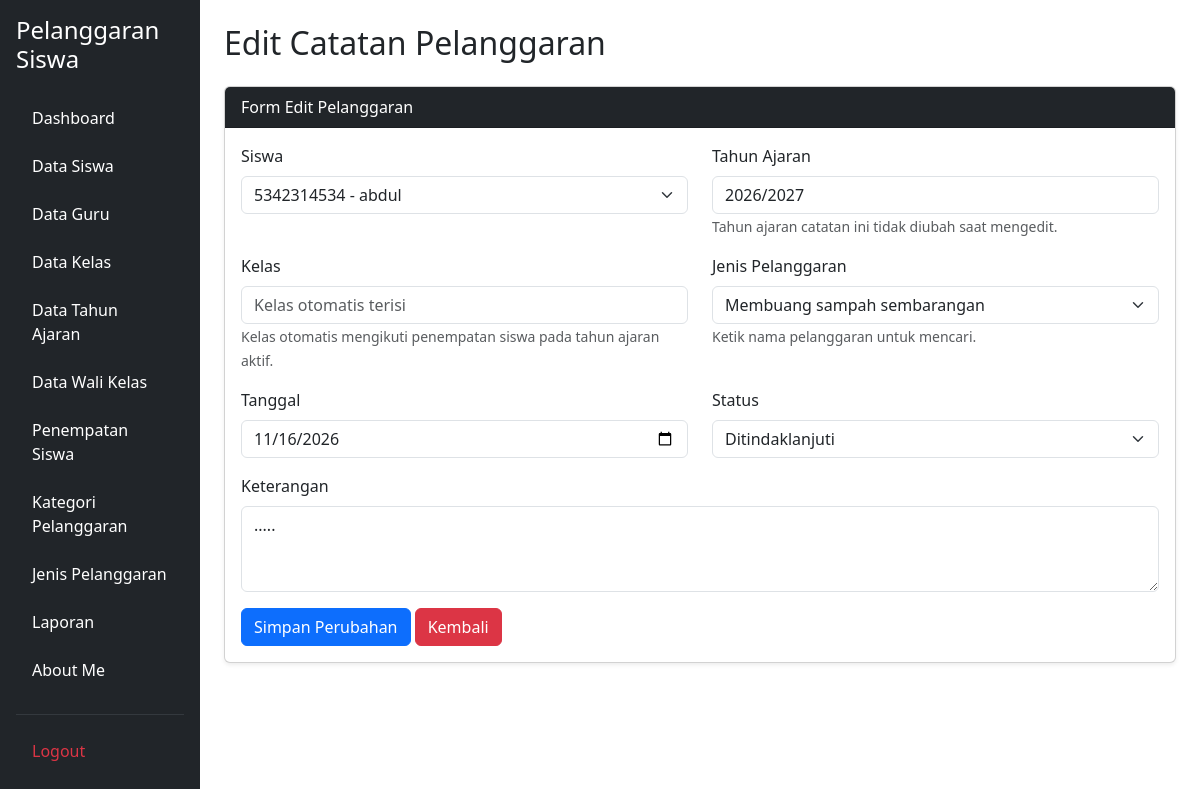
Screenshot of /edit_catat_pelanggaran.php?id=19 (signed in) with the database file from the repository.
### tables this page shows
CREATE TABLE `t_pelanggaran_siswa` (
  `id` int(11) NOT NULL,
  `tahun_ajaran_id` int(11) DEFAULT NULL,
  `siswa_id` int(11) DEFAULT NULL,
  `nama_siswa` varchar(150) NOT NULL,
  `kelas_id` int(11) DEFAULT NULL,
  `nama_kelas` varchar(100) NOT NULL,
  `pelanggaran_id` int(11) DEFAULT NULL,
  `nama_pelanggaran` varchar(150) NOT NULL,
  `pelanggaran_kategori_id` int(11) DEFAULT NULL,
  `guru_id` int(11) DEFAULT NULL,
  `nama_guru` varchar(150) NOT NULL,
  `tanggal` date DEFAULT NULL,
  `keterangan` text NOT NULL,
  `poin` int(11) NOT NULL,
  `tindakan` text NOT NULL,
  `status` varchar(30) NOT NULL,
  `created_at` timestamp NOT NULL DEFAULT current_timestamp(),
  `updated_at` timestamp NOT NULL DEFAULT current_timestamp()
);

CREATE TABLE `t_siswa` (
  `id` int(11) NOT NULL,
  `nis` varchar(10) DEFAULT NULL,
  `nisn` varchar(10) NOT NULL,
  `nama` varchar(150) DEFAULT NULL,
  `jenis_kelamin` char(1) NOT NULL,
  `tanggal_lahir` date NOT NULL,
  `alamat` text NOT NULL,
  `status_aktif` tinyint(1) NOT NULL,
  `created_at` timestamp NOT NULL DEFAULT current_timestamp(),
  `updated_at` timestamp NOT NULL DEFAULT current_timestamp()
);

CREATE TABLE `t_tahun_ajaran` (
  `id` int(11) NOT NULL,
  `nama` varchar(20) DEFAULT NULL,
  `tanggal_mulai` date NOT NULL,
  `tanggal_selesai` date NOT NULL,
  `status_aktif` tinyint(1) NOT NULL,
  `created_at` timestamp NOT NULL DEFAULT current_timestamp(),
  `updated_at` timestamp NOT NULL DEFAULT current_timestamp()
);

CREATE TABLE `t_pelanggaran` (
  `id` int(11) NOT NULL,
  `pelanggaran_kategori_id` int(11) DEFAULT NULL,
  `kode` varchar(30) DEFAULT NULL,
  `nama` varchar(150) DEFAULT NULL,
  `poin` int(11) NOT NULL,
  `deskripsi` text NOT NULL,
  `status_aktif` tinyint(1) NOT NULL,
  `created_at` timestamp NOT NULL DEFAULT current_timestamp(),
  `updated_at` timestamp NOT NULL DEFAULT current_timestamp()
);

### edit_catat_pelanggaran.php (the view, shortened to what this page needs)
<?php
include 'config/koneksi.php';
$id = isset($_GET['id']) ? (int) $_GET['id'] : 0;
$stmt = mysqli_prepare(
    $koneksi,
    "SELECT * FROM t_pelanggaran_siswa WHERE id = ? LIMIT 1"
);
mysqli_stmt_bind_param($stmt, "i", $id);
mysqli_stmt_execute($stmt);
$data = mysqli_fetch_assoc(mysqli_stmt_get_result($stmt));
$query_tahun = mysqli_query(
    $koneksi,
    "SELECT id, nama
     FROM t_tahun_ajaran
     WHERE status_aktif = 1
     ORDER BY tanggal_mulai DESC
     LIMIT 1"
);
$tahun_aktif = $query_tahun
    ? mysqli_fetch_assoc($query_tahun)
    : null;
$tahun_aktif_id = (int) ($tahun_aktif['id'] ?? 0);
$daftar_siswa = [];
if ($tahun_aktif_id > 0) {
    $stmt = mysqli_prepare(
        $koneksi,
        "SELECT
            s.id,
            s.nis,
            s.nama,
            ks.kelas_id,
            k.nama AS nama_kelas,
            k.tingkat,
            k.jurusan
         FROM t_siswa s
         LEFT JOIN t_kelas_siswa ks
            ON ks.siswa_id = s.id
            AND ks.tahun_ajaran_id = ?
            AND ks.status_aktif = 1
         LEFT JOIN t_kelas k
            ON ks.kelas_id = k.id
         WHERE (
            s.status_aktif = 1
            OR s.id = ?
         )
         ORDER BY s.nama ASC"
    );
    mysqli_stmt_bind_param(
        $stmt,
        "ii",
        $tahun_aktif_id,
        $data['siswa_id']
    );
    mysqli_stmt_execute($stmt);
    $hasil_siswa = mysqli_stmt_get_result($stmt);
    while ($s = mysqli_fetch_assoc($hasil_siswa)) {
        $daftar_siswa[] = $s;
    }
}
$pelanggaran = mysqli_query(
    $koneksi,
    "SELECT
        id,
        nama,
        poin,
        pelanggaran_kategori_id
     FROM t_pelanggaran
     WHERE status_aktif = 1
        OR id = " . (int) $data['pelanggaran_id'] . "
     ORDER BY nama ASC"
);
$stmt = mysqli_prepare(
    $koneksi,
    "SELECT nama
     FROM t_tahun_ajaran
     WHERE id = ?
     LIMIT 1"
);
mysqli_stmt_bind_param(
    $stmt,
    "i",
    $data['tahun_ajaran_id']
);
mysqli_stmt_execute($stmt);
$tahun_data = mysqli_fetch_assoc(
    mysqli_stmt_get_result($stmt)
);
?>
<!DOCTYPE html>
<html lang="id">
<head>
    <link
        href="https://cdn.jsdelivr.net/npm/bootstrap@5.3.8/dist/css/bootstrap.min.css"
        rel="stylesheet"
    >
    <link
        href="https://cdn.jsdelivr.net/npm/tom-select@2.4.3/dist/css/tom-select.bootstrap5.min.css"
        rel="stylesheet"
    >
</head>
<body>
<div class="container-fluid">
    <div class="row">
        <?php include 'layout/sidebar.php'; ?>
        <main class="col-md-9 col-lg-10 p-4">
            <h2 class="mb-4">Edit Catatan Pelanggaran</h2>
            <div class="card shadow-sm">
                <div class="card-header bg-dark text-white">
                    Form Edit Pelanggaran
                </div>
                <div class="card-body">
                    <form method="POST">
                        <div class="row">
                            <div class="col-md-6 mb-3">
                                <label class="form-label">Siswa</label>
                                <select
                                    name="siswa_id"
                                    id="siswa"
                                    class="form-select"
                                    required
                                >
                                    <?php foreach ($daftar_siswa as $s) { ?>
                                        <option
                                            value="<?= (int) $s['id']; ?>"
                                            <?= (int) $data['siswa_id'] === (int) $s['id'] ? 'selected' : ''; ?>
                                        >
                                            <?= htmlspecialchars(
                                                $s['nis'] . ' - ' . $s['nama']
                                            ); ?>
                                        </option>
                                    <?php } ?>
                                </select>
                            </div>
                            <div class="col-md-6 mb-3">
                                <label class="form-label">Tahun Ajaran</label>
                                <input
                                    type="text"
                                    class="form-control"
                                    value="<?= htmlspecialchars($tahun_data['nama'] ?? '-'); ?>"
                                    readonly
                                >
                                <small class="text-muted">
                                    Tahun ajaran catatan ini tidak diubah saat mengedit.
                                </small>
                            </div>
                            <div class="col-md-6 mb-3">
                                <label class="form-label">Kelas</label>
                                <input
                                    type="text"
                                    id="kelas"
                                    class="form-control"
                                    value=""
                                    placeholder="Kelas otomatis terisi"
                                    readonly
                                >
                                <small class="text-muted">
                                    Kelas otomatis mengikuti penempatan siswa pada tahun ajaran aktif.
                                </small>
                            </div>
                            <div class="col-md-6 mb-3">
                                <label class="form-label">
                                    Jenis Pelanggaran
                                </label>
                                <select
                                    name="pelanggaran_id"
                                    id="pelanggaran"
                                    class="form-select"
                                    required
                                >
                                    <?php while ($p = mysqli_fetch_assoc($pelanggaran)) { ?>
                                        <option
                                            value="<?= (int) $p['id']; ?>"
                                            <?= (int) $data['pelanggaran_id'] === (int) $p['id'] ? 'selected' : ''; ?>
                                        >
                                            <?= htmlspecialchars($p['nama']); ?>
                                        </option>
                                    <?php } ?>
                                </select>
                                <small class="text-muted">
                                    Ketik nama pelanggaran untuk mencari.
                                </small>
                            </div>
                            <div class="col-md-6 mb-3">
                                <label class="form-label">Tanggal</label>
                                <input
                                    type="date"
                                    name="tanggal"
                                    class="form-control"
                                    value="<?= htmlspecialchars($data['tanggal']); ?>"
                                    required
                                >
                            </div>
                            <div class="col-md-6 mb-3">
                                <label class="form-label">Status</label>
                                <select
                                    name="status"
                                    class="form-select"
                                    required
                                >
                                    <?php
                                    $daftar_status = [
                                        'Ditindaklanjuti',
                                        'Proses',
                                        'Selesai'
                                    ];
                                    foreach ($daftar_status as $st) {
                                    ?>
                                        <option
                                            value="<?= htmlspecialchars($st); ?>"
                                            <?= $data['status'] === $st ? 'selected' : ''; ?>
                                        >
                                            <?= htmlspecialchars($st); ?>
                                        </option>
                                    <?php } ?>
                                </select>
                            </div>
                            <div class="col-md-12 mb-3">
                                <label class="form-label">Keterangan</label>
                                <textarea
                                    name="keterangan"
                                    class="form-control"
                                    rows="3"
                                ><?= htmlspecialchars($data['keterangan'] ?? ''); ?></textarea>
                            </div>
                        </div>
                        <button
                            type="submit"
                            class="btn btn-primary"
                        >
                            Simpan Perubahan
                        </button>
                        <a
                            href="catat_pelanggaran.php"
                            class="btn btn-danger"
                        >
                            Kembali
                        </a>
                    </form>
                </div>
            </div>
        </main>
    </div>
</div>
</body>
</html>

### rows the page displays
t_pelanggaran_siswa: siswa_id "5342314534 - abdul", pelanggaran_id "Membuang sampah sembarangan", tanggal "11/16/2026", keterangan "....."
t_tahun_ajaran: nama "2026/2027"

### other values shown
form field status "Ditindaklanjuti"
